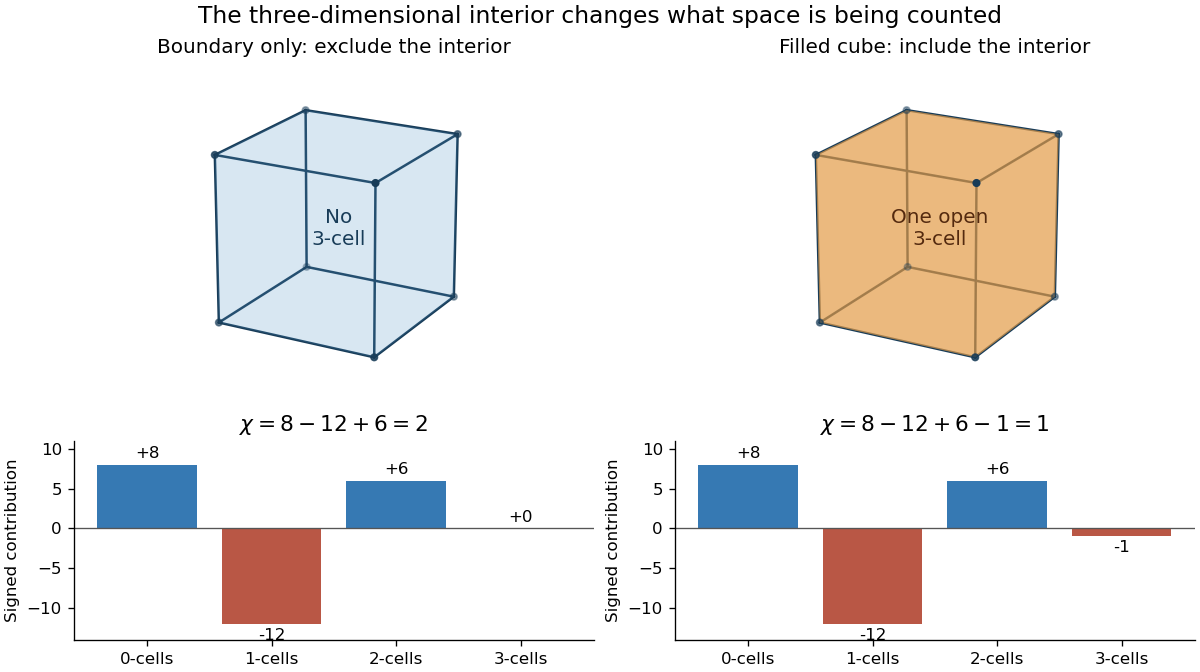

Reproduce this figure in Python.
"""Compare original cubical cell counts for a boundary and its filled solid; emit to CWD."""
from itertools import combinations, product
from pathlib import Path

import matplotlib.pyplot as plt
from mpl_toolkits.mplot3d.art3d import Poly3DCollection
import numpy as np


def main():
    vertices = np.array(list(product([-1, 1], repeat=3)))
    edges = [(a, b) for a, b in combinations(range(8), 2) if np.count_nonzero(vertices[a] != vertices[b]) == 1]
    faces = []
    for axis in range(3):
        for value in [-1, 1]:
            fixed = np.array([p for p in vertices if p[axis] == value])
            other = [a for a in range(3) if a != axis]
            center = np.mean(fixed, axis=0)
            order = np.argsort(np.arctan2(fixed[:, other[1]] - center[other[1]], fixed[:, other[0]] - center[other[0]]))
            faces.append(fixed[order])
    assert (len(vertices), len(edges), len(faces)) == (8, 12, 6)
    fig = plt.figure(figsize=(10, 5.6), dpi=120, facecolor="white", layout="constrained")
    grid = fig.add_gridspec(2, 2, height_ratios=[1.7, 1])
    for col, (filled, color) in enumerate([(False, "#5798c9"), (True, "#e49c48")]):
        ax = fig.add_subplot(grid[0, col], projection="3d")
        ax.add_collection3d(Poly3DCollection(faces, facecolors=color, edgecolors="none", alpha=0.12 if not filled else 0.45))
        for a, b in edges:
            ax.plot(*vertices[[a, b]].T, color="#183c58", lw=1.5)
        ax.scatter(*vertices.T, color="#183c58", s=15)
        ax.set(xlim=(-1.15, 1.15), ylim=(-1.15, 1.15), zlim=(-1.15, 1.15))
        ax.set_box_aspect((1, 1, 1))
        ax.view_init(elev=20, azim=29)
        ax.set_axis_off()
        ax.set_title("Filled cube: include the interior" if filled else "Boundary only: exclude the interior", fontsize=12)
        ax.text(0, 0, 0, "One open\n3-cell" if filled else "No\n3-cell", ha="center", va="center", color="#542a0f" if filled else "#183c58", fontsize=12)
        ax = fig.add_subplot(grid[1, col])
        counts = np.array([8, 12, 6, int(filled)])
        signed = counts * np.array([1, -1, 1, -1])
        assert sum(signed) == (1 if filled else 2)
        ax.bar(range(4), signed, color=["#3679b3", "#b95745", "#3679b3", "#b95745"])
        ax.axhline(0, color="#555555", lw=0.8)
        ax.set(xticks=range(4), xticklabels=["0-cells", "1-cells", "2-cells", "3-cells"], ylim=(-14, 11), ylabel="Signed contribution")
        for i, value in enumerate(signed):
            ax.text(i, value + (0.45 if value >= 0 else -0.45), f"{value:+d}", ha="center", va="bottom" if value >= 0 else "top")
        ax.set_title(r"$\chi=8-12+6-1=1$" if filled else r"$\chi=8-12+6=2$", fontsize=13)
        ax.spines[["top", "right"]].set_visible(False)
    fig.suptitle("The three-dimensional interior changes what space is being counted", fontsize=14)
    fig.savefig(Path(__file__).stem + ".png", facecolor="white")
    plt.close(fig)


if __name__ == "__main__":
    main()
